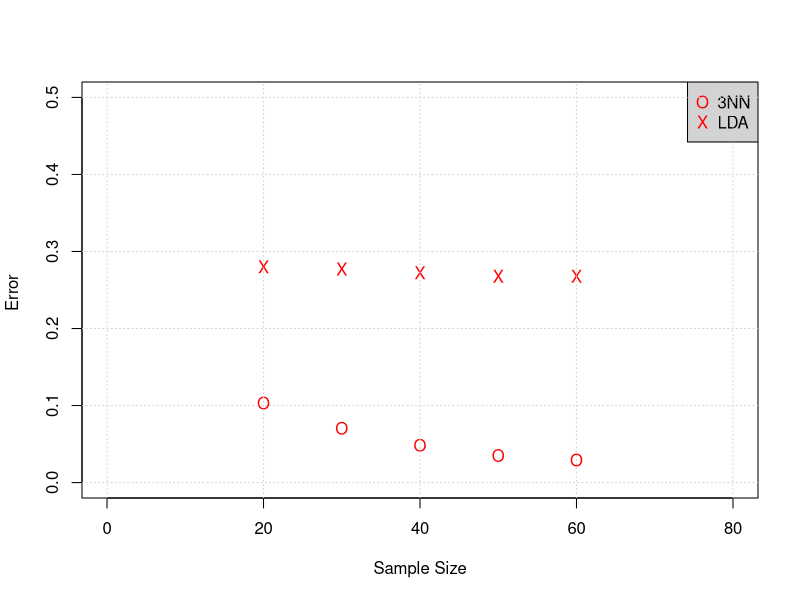

Write the R code that produced this figure.
library(MASS)
library(ggplot2)
library(class)
library(gmodels)

#Parameters for Simulation
corr = 0.2    #Correlation value
prior_p = 0.5 #Prior Probablity
sig = 1      #Value of the Sigma

#Generating 500 Synthetic data of sample size 20,30,40,50 and 60
# with Sigma value 1
average_error_lda<- vector("numeric",length(5))
average_error_3nn<- vector("numeric",length(5))

  for(j in c(20,30,40,50,60)){
      
      exact_err_lda <- vector("numeric",length(500)) # vector to store exact errors
      exact_err_3nn <- vector("numeric",length(500)) # vector to store exact errors
      
      for (i in c(1:500)) {
        n1= floor(0.6*j)
        p = floor(0.4 *j)
        n0 = sample(p:n1,1)
        n1 = j - n0 
      
        #Generating the samples
        X0 <- mvrnorm(n0,mu=c(0,0),Sigma=matrix(sig*c(1,corr,corr,1),2,2))
        X1 <- mvrnorm(n1,mu=c(1,1),Sigma=matrix(sig*c(1,corr,corr,1),2,2))
        
        #Adding a new Collumn for Labels
        X2 <- rbind(X0,X1)
        
        data_frame <- data.frame(X2)
        data_frame["Class"] <- NA
        frame_temp = NULL
        size = nrow(data_frame)
        
        for(k in c(1:size)){
          if(k<=n0){
            frame_temp[k]=0
          }
          if(k>n0){
            frame_temp[k]=1
          }
        }
        frame_temp = factor(frame_temp)
        data_frame$Class = frame_temp
      
        #Calculating Mean
        m0 = apply(X0,2,mean)
        m1 = apply(X1,2,mean)
        
        #Calculating Intercept and Slope
        S <- ((n0-1)*var(X0)+(n1-1)*var(X1))/(j-2) # pooled covariance
        Si <- solve(S);
        a <- as.vector(Si%*%(m1-m0))
        b <- as.numeric(0.5%*%t(m0-m1)%*%Si%*%(m0+m1))
        slope <- -a[1]/a[2]
        intercept <- -b/a[2]
        
         # Simulate testing data(400)
        n1= floor(0.6*400)
        p = floor(0.4 *400)
        nt0 = sample(p:n1,1)
        nt1 = 400 - nt0 
        Xt0 <- mvrnorm(nt0,mu=c(0,0),Sigma=matrix(sig*c(1,corr,corr,1),2,2))
        Xt1 <- mvrnorm(nt1,mu=c(1,1),Sigma=matrix(sig*c(1,corr,corr,1),2,2))
        
        #Adding CLass to the data frame
        #Adding a new Collumn for Labels
        Xt2 <- rbind(Xt0,Xt1)
        
        data_frame_test <- data.frame(Xt2)
        data_frame_test["Class"] <- NA
        frame_temp = NULL
        size = nrow(data_frame_test)
        
        for(k in c(1:size)){
          if(k<=nt0){
            frame_temp[k]=0
          }
          if(k>nt0){
            frame_temp[k]=1
          }
        }
        frame_temp = factor(frame_temp)
        data_frame_test$Class = frame_temp
        
        # Find test-sample (Monte-Carlo) classification error
        err <- (sum(Xt0%*%a + b>0) + sum(Xt1%*%a + b <= 0))/400
        exact_err_lda[i] <- err
        
        # Find 3-NN based error
        prc_train_label = data_frame[,3]
        prc_test_label = data_frame_test[,3]
        prc_test_pred = knn(data_frame,data_frame_test,data_frame[,3],3)
        x=table(prc_test_pred,data_frame_test$Class)
        err_3nn = (x[[2]][1] + x[[3]][1])/400
        exact_err_3nn[i] <- err_3nn
      }
      exact_err_lda = matrix(exact_err_lda)
      average_error_lda[j] <- apply(exact_err_lda,2,mean)
      exact_err_3nn = matrix(exact_err_3nn)
      average_error_3nn[j] <- apply(exact_err_3nn,2,mean)
  }

average_error_3nn[1] = NA
average_error_lda[1] = NA
Sample_size <- c(20,30,40,50,60)

#Plotting the Result Obtained
plot(average_error_3nn,xlim=c(0,80),ylim=c(0,0.5),col="red",pch="O",lwd=2,xlab="Sample Size",ylab="Error ")
points(average_error_lda,col="red",pch="X")
legend("topright",legend=c("3NN","LDA"),pch=c('O','X'),col='red',bg="lightgray")
grid()
